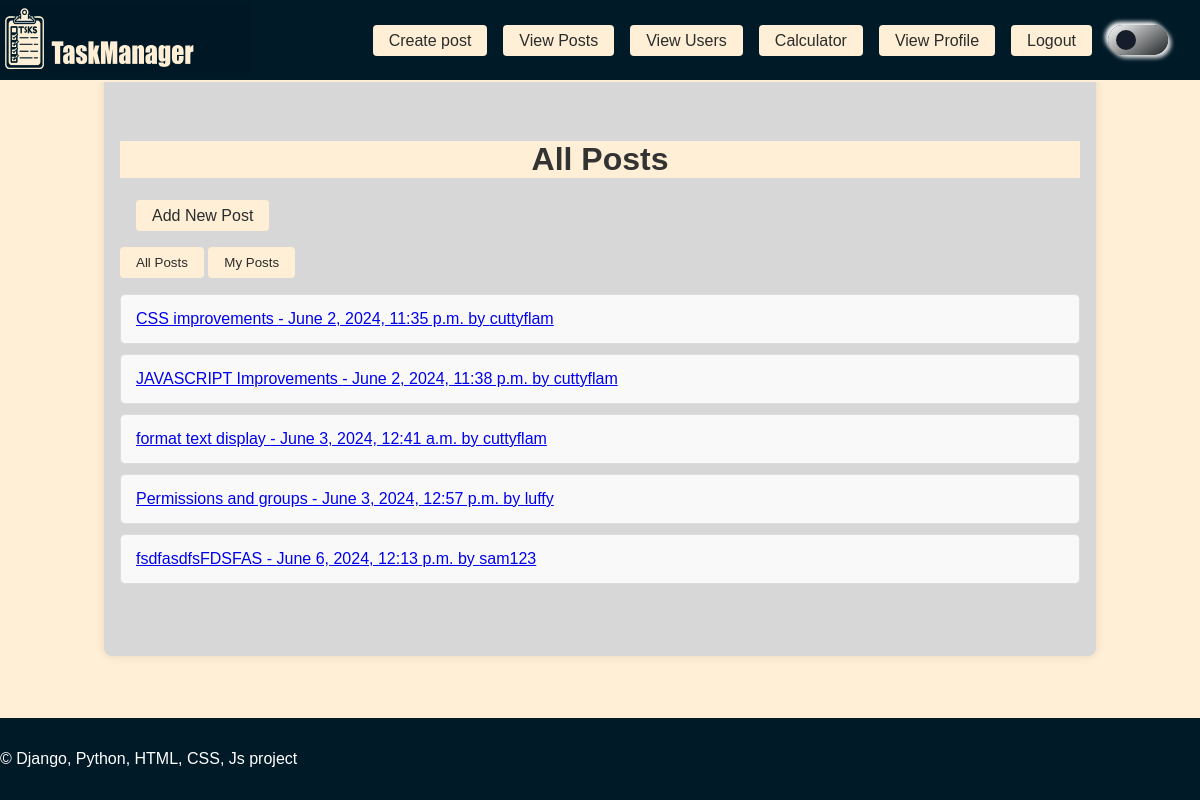
The app's page /all_posts/ (signed in) with its own data.
### posts/models.py (models this page shows, shortened)
class Post(models.Model):
    title = models.CharField(max_length=200)
    content = models.TextField()
    created_at = models.DateTimeField(auto_now_add=True)
    author = models.ForeignKey(User, on_delete=models.CASCADE)
    privacy = models.CharField(max_length=10)

### posts/views.py (the view)
# urls.py: path('all_posts/', views.all_posts, name='all_posts'),
def all_posts(request):
    filter_option = request.GET.get('filter')
    if filter_option == 'my_posts':
        posts = Post.objects.filter(author=request.user)
    else:
        posts = Post.objects.filter(Q(privacy='public')
                                    | Q(author=request.user))
    return render(request, 'posts/all_posts.html', {'posts': posts})

### posts/templates/posts/all_posts.html (shortened to what this page needs)
{% extends "posts/base.html" %}
{% block content %}
<div class="index-page">
    <h1>All Posts</h1><a class="menu-button" href="{% url 'add_post' %}">Add New Post</a>
    <form method="get">
        <button type="submit" name="filter" value="all_posts">All Posts</button>
        <button type="submit" name="filter" value="my_posts">My Posts</button>
    </form>
    <ul>
        {% for post in posts %}
            {% if post.privacy == 'public' or post.author == request.user %}
                <li><a href="{% url 'view_post' post.id %}">{{ post.title }} - {{ post.created_at }} by {{ post.author }}</a></li>
            {% endif %}
        {% endfor %}
    </ul>
</div>
{% endblock %}>

### posts/static/styles.css (style rules this page uses)
body { display: flex; align-items: center; justify-content: center; transition: .2s; font-family: Arial, sans-serif; margin: 0; padding: 0; background-color: #ecebeb; flex-direction: column; min-height: 100vh; }
h1.light { text-align: center; color: #333; }
ul { list-style-type: none; padding: 0; }
li.light { border: 1px solid #ddd; margin-bottom: 10px; padding: 15px; border-radius: 5px; color: #001a27; background-color: #f9f9f9; }
.menu-button, .default-button { display: inline-block; margin: 0rem 0; margin-left: 1rem; padding: 0.5rem 1rem; background-color: #ffefd6; color: #2b2c2c; text-decoration: none; border-radius: 4px; height: 15px; line-height: 15px; }
form button { margin-top: 1rem; padding: 0.5rem 1rem; background-color: #ffefd6; color: #2b2c2c; border: none; border-radius: 4px; cursor: pointer; }
.light { background: #ffefd6; color: #001a27; word-wrap: break-word; overflow-wrap: break-word; }

### records on screen
Post: title "CSS improvements", created_at "June 2, 2024, 11:35 p.m.", author "cuttyflam"
Post: title "JAVASCRIPT Improvements", created_at "June 2, 2024, 11:38 p.m.", author "cuttyflam"
Post: title "format text display", created_at "June 3, 2024, 12:41 a.m.", author "cuttyflam"
Post: title "Permissions and groups", created_at "June 3, 2024, 12:57 p.m.", author "luffy"
Post: title "fsdfasdfsFDSFAS", created_at "June 6, 2024, 12:13 p.m.", author "sam123"
